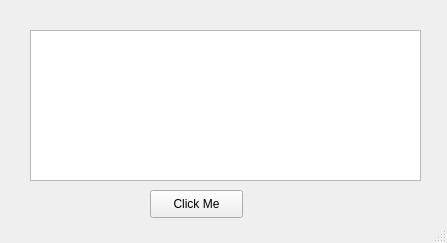
<?xml version="1.0" encoding="UTF-8"?>
<ui version="4.0">
 <class>MainWindow</class>
 <widget class="QMainWindow" name="MainWindow">
  <property name="geometry">
   <rect>
    <x>0</x>
    <y>0</y>
    <width>447</width>
    <height>243</height>
   </rect>
  </property>
  <property name="windowTitle">
   <string>TextBrowser_eg1</string>
  </property>
  <widget class="QWidget" name="centralwidget">
   <widget class="QTextBrowser" name="textBrowser">
    <property name="geometry">
     <rect>
      <x>30</x>
      <y>30</y>
      <width>391</width>
      <height>151</height>
     </rect>
    </property>
   </widget>
   <widget class="QPushButton" name="btn">
    <property name="geometry">
     <rect>
      <x>150</x>
      <y>190</y>
      <width>93</width>
      <height>28</height>
     </rect>
    </property>
    <property name="text">
     <string>Click Me</string>
    </property>
   </widget>
  </widget>
  <widget class="QStatusBar" name="statusbar"/>
 </widget>
 <resources/>
 <connections/>
</ui>
